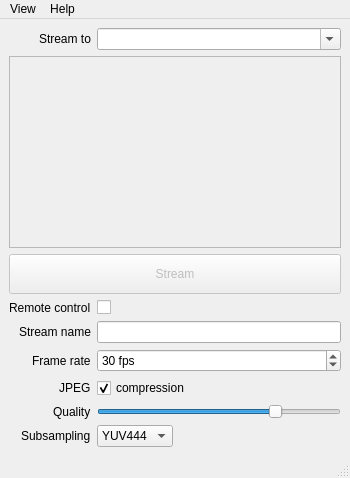
<?xml version="1.0" encoding="UTF-8"?>
<ui version="4.0">
 <class>MainWindow</class>
 <widget class="QMainWindow" name="MainWindow">
  <property name="geometry">
   <rect>
    <x>0</x>
    <y>0</y>
    <width>350</width>
    <height>412</height>
   </rect>
  </property>
  <property name="sizePolicy">
   <sizepolicy hsizetype="MinimumExpanding" vsizetype="MinimumExpanding">
    <horstretch>0</horstretch>
    <verstretch>0</verstretch>
   </sizepolicy>
  </property>
  <property name="windowTitle">
   <string>DesktopStreamer</string>
  </property>
  <widget class="QWidget" name="_centralWidget">
   <property name="sizePolicy">
    <sizepolicy hsizetype="MinimumExpanding" vsizetype="MinimumExpanding">
     <horstretch>0</horstretch>
     <verstretch>0</verstretch>
    </sizepolicy>
   </property>
   <layout class="QVBoxLayout" name="verticalLayout">
    <property name="sizeConstraint">
     <enum>QLayout::SetMinimumSize</enum>
    </property>
    <item>
     <layout class="QFormLayout" name="formLayout">
      <property name="sizeConstraint">
       <enum>QLayout::SetMinimumSize</enum>
      </property>
      <property name="fieldGrowthPolicy">
       <enum>QFormLayout::ExpandingFieldsGrow</enum>
      </property>
      <property name="labelAlignment">
       <set>Qt::AlignRight|Qt::AlignTrailing|Qt::AlignVCenter</set>
      </property>
      <property name="formAlignment">
       <set>Qt::AlignHCenter|Qt::AlignTop</set>
      </property>
      <property name="horizontalSpacing">
       <number>6</number>
      </property>
      <property name="verticalSpacing">
       <number>6</number>
      </property>
      <item row="0" column="0">
       <widget class="QLabel" name="_hostLabel">
        <property name="text">
         <string>Stream to</string>
        </property>
       </widget>
      </item>
      <item row="0" column="1">
       <widget class="QComboBox" name="_hostComboBox">
        <property name="sizePolicy">
         <sizepolicy hsizetype="Expanding" vsizetype="Fixed">
          <horstretch>0</horstretch>
          <verstretch>0</verstretch>
         </sizepolicy>
        </property>
        <property name="mouseTracking">
         <bool>true</bool>
        </property>
        <property name="acceptDrops">
         <bool>true</bool>
        </property>
        <property name="editable">
         <bool>true</bool>
        </property>
        <property name="currentText">
         <string/>
        </property>
        <property name="currentIndex">
         <number>-1</number>
        </property>
        <property name="maxVisibleItems">
         <number>5</number>
        </property>
       </widget>
      </item>
      <item row="1" column="0" colspan="2">
       <widget class="QListView" name="_listView">
        <property name="enabled">
         <bool>false</bool>
        </property>
        <property name="sizePolicy">
         <sizepolicy hsizetype="Expanding" vsizetype="Expanding">
          <horstretch>0</horstretch>
          <verstretch>1</verstretch>
         </sizepolicy>
        </property>
        <property name="contextMenuPolicy">
         <enum>Qt::NoContextMenu</enum>
        </property>
        <property name="sizeAdjustPolicy">
         <enum>QAbstractScrollArea::AdjustIgnored</enum>
        </property>
        <property name="selectionMode">
         <enum>QAbstractItemView::MultiSelection</enum>
        </property>
        <property name="movement">
         <enum>QListView::Static</enum>
        </property>
        <property name="flow">
         <enum>QListView::LeftToRight</enum>
        </property>
        <property name="isWrapping" stdset="0">
         <bool>true</bool>
        </property>
        <property name="resizeMode">
         <enum>QListView::Adjust</enum>
        </property>
        <property name="layoutMode">
         <enum>QListView::Batched</enum>
        </property>
        <property name="spacing">
         <number>1</number>
        </property>
        <property name="viewMode">
         <enum>QListView::IconMode</enum>
        </property>
        <property name="uniformItemSizes">
         <bool>false</bool>
        </property>
       </widget>
      </item>
      <item row="2" column="0" colspan="2">
       <widget class="QPushButton" name="_streamButton">
        <property name="enabled">
         <bool>false</bool>
        </property>
        <property name="minimumSize">
         <size>
          <width>268</width>
          <height>40</height>
         </size>
        </property>
        <property name="mouseTracking">
         <bool>false</bool>
        </property>
        <property name="autoFillBackground">
         <bool>false</bool>
        </property>
        <property name="text">
         <string>Stream</string>
        </property>
        <property name="checkable">
         <bool>true</bool>
        </property>
        <property name="checked">
         <bool>false</bool>
        </property>
        <property name="autoRepeat">
         <bool>false</bool>
        </property>
        <property name="autoDefault">
         <bool>false</bool>
        </property>
        <property name="default">
         <bool>false</bool>
        </property>
        <property name="flat">
         <bool>false</bool>
        </property>
       </widget>
      </item>
      <item row="3" column="0">
       <widget class="QLabel" name="_remoteControlLabel">
        <property name="text">
         <string>Remote control</string>
        </property>
       </widget>
      </item>
      <item row="3" column="1">
       <widget class="QCheckBox" name="_remoteControlCheckBox">
        <property name="checked">
         <bool>false</bool>
        </property>
       </widget>
      </item>
      <item row="4" column="0">
       <widget class="QLabel" name="_streamIdLabel">
        <property name="text">
         <string>Stream name</string>
        </property>
       </widget>
      </item>
      <item row="4" column="1">
       <widget class="QLineEdit" name="_streamIdLineEdit">
        <property name="sizePolicy">
         <sizepolicy hsizetype="Expanding" vsizetype="Fixed">
          <horstretch>0</horstretch>
          <verstretch>0</verstretch>
         </sizepolicy>
        </property>
        <property name="clearButtonEnabled">
         <bool>false</bool>
        </property>
       </widget>
      </item>
      <item row="5" column="0">
       <widget class="QLabel" name="_maxFrameRateLabel">
        <property name="text">
         <string>Frame rate</string>
        </property>
       </widget>
      </item>
      <item row="5" column="1">
       <widget class="QSpinBox" name="_maxFrameRateSpinBox">
        <property name="sizePolicy">
         <sizepolicy hsizetype="Expanding" vsizetype="Fixed">
          <horstretch>0</horstretch>
          <verstretch>0</verstretch>
         </sizepolicy>
        </property>
        <property name="suffix">
         <string> fps</string>
        </property>
        <property name="minimum">
         <number>1</number>
        </property>
        <property name="maximum">
         <number>60</number>
        </property>
        <property name="value">
         <number>30</number>
        </property>
       </widget>
      </item>
      <item row="8" column="0">
       <widget class="QLabel" name="_qualityLabel">
        <property name="text">
         <string>Quality</string>
        </property>
       </widget>
      </item>
      <item row="9" column="0">
       <widget class="QLabel" name="_subsamplingLabel">
        <property name="text">
         <string>Subsampling</string>
        </property>
       </widget>
      </item>
      <item row="9" column="1">
       <widget class="QComboBox" name="_subsamplingComboBox">
        <item>
         <property name="text">
          <string>YUV444</string>
         </property>
        </item>
        <item>
         <property name="text">
          <string>YUV422</string>
         </property>
        </item>
        <item>
         <property name="text">
          <string>YUV420</string>
         </property>
        </item>
       </widget>
      </item>
      <item row="7" column="1">
       <widget class="QCheckBox" name="_compressionCheckBox">
        <property name="text">
         <string>compression</string>
        </property>
        <property name="checked">
         <bool>true</bool>
        </property>
       </widget>
      </item>
      <item row="7" column="0">
       <widget class="QLabel" name="_compressionLabel">
        <property name="text">
         <string>JPEG</string>
        </property>
       </widget>
      </item>
      <item row="8" column="1">
       <widget class="QSlider" name="_qualitySlider">
        <property name="minimum">
         <number>1</number>
        </property>
        <property name="maximum">
         <number>100</number>
        </property>
        <property name="value">
         <number>75</number>
        </property>
        <property name="orientation">
         <enum>Qt::Horizontal</enum>
        </property>
       </widget>
      </item>
     </layout>
    </item>
   </layout>
  </widget>
  <widget class="QMenuBar" name="menubar">
   <property name="geometry">
    <rect>
     <x>0</x>
     <y>0</y>
     <width>350</width>
     <height>22</height>
    </rect>
   </property>
   <widget class="QMenu" name="menuHelp">
    <property name="title">
     <string>Help</string>
    </property>
    <addaction name="_actionAbout"/>
   </widget>
   <widget class="QMenu" name="menuView">
    <property name="title">
     <string>View</string>
    </property>
    <addaction name="_actionAdvancedSettings"/>
    <addaction name="_actionMultiWindowMode"/>
   </widget>
   <addaction name="menuView"/>
   <addaction name="menuHelp"/>
  </widget>
  <widget class="QStatusBar" name="_statusbar"/>
  <action name="_actionAbout">
   <property name="text">
    <string>About</string>
   </property>
  </action>
  <action name="_actionMultiWindowMode">
   <property name="checkable">
    <bool>true</bool>
   </property>
   <property name="text">
    <string>Multi-window mode (experimental)</string>
   </property>
  </action>
  <action name="_actionAdvancedSettings">
   <property name="checkable">
    <bool>true</bool>
   </property>
   <property name="text">
    <string>Advanced settings</string>
   </property>
  </action>
 </widget>
 <resources/>
 <connections>
  <connection>
   <sender>_streamButton</sender>
   <signal>toggled(bool)</signal>
   <receiver>_streamIdLineEdit</receiver>
   <slot>setDisabled(bool)</slot>
   <hints>
    <hint type="sourcelabel">
     <x>147</x>
     <y>399</y>
    </hint>
    <hint type="destinationlabel">
     <x>336</x>
     <y>289</y>
    </hint>
   </hints>
  </connection>
  <connection>
   <sender>_streamButton</sender>
   <signal>toggled(bool)</signal>
   <receiver>_hostComboBox</receiver>
   <slot>setDisabled(bool)</slot>
   <hints>
    <hint type="sourcelabel">
     <x>174</x>
     <y>394</y>
    </hint>
    <hint type="destinationlabel">
     <x>242</x>
     <y>252</y>
    </hint>
   </hints>
  </connection>
 </connections>
</ui>
